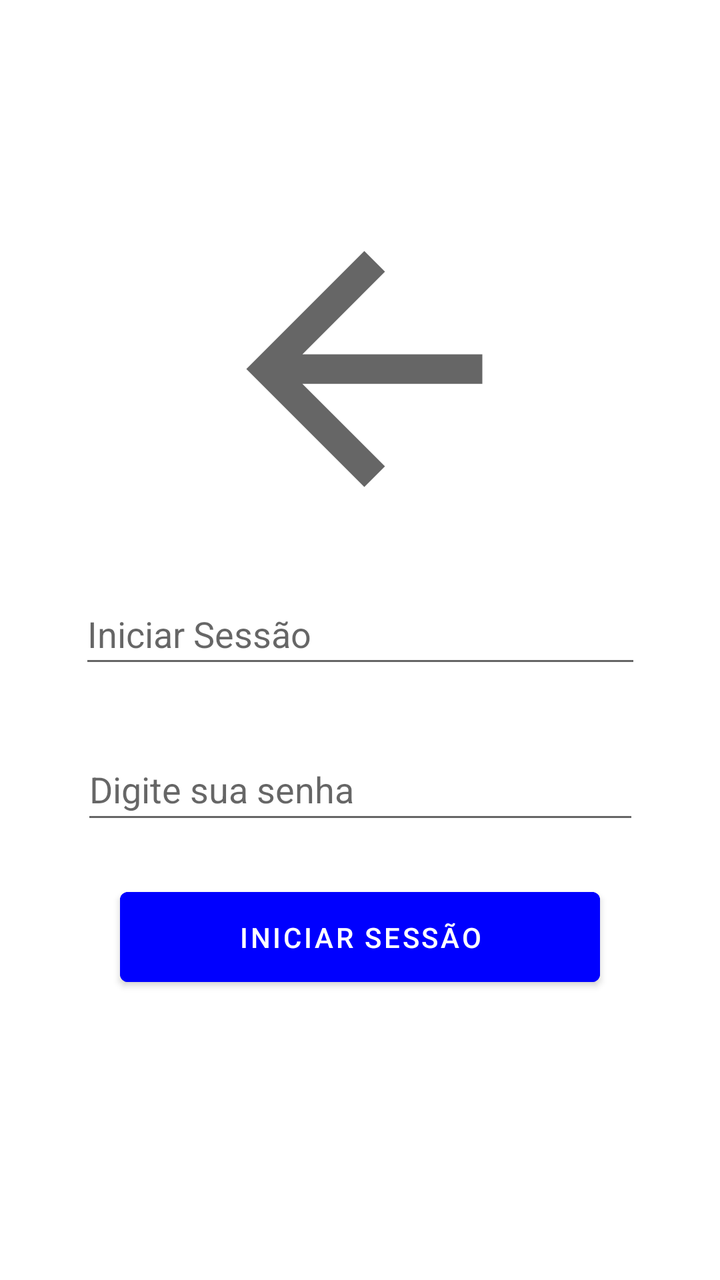
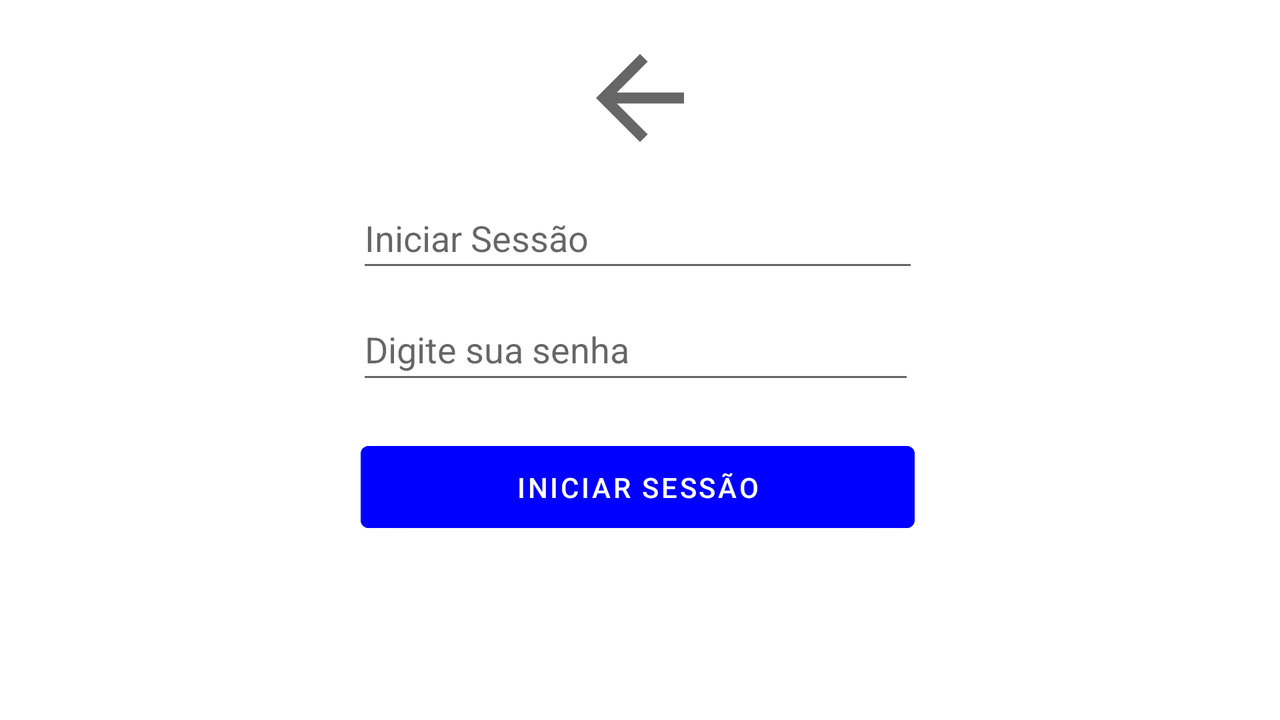

The same Android screen from two of the app's own layout files: first res/layout/ as a phone draws it, then the repository's variant for another configuration, drawn on a device whose configuration selects that folder. Both files follow.
<!-- AndroidManifest.xml: application theme Theme.AppFilmes -->
<!-- res/layout/activity_login.xml -->
<?xml version="1.0" encoding="utf-8"?>
<androidx.constraintlayout.widget.ConstraintLayout xmlns:android="http://schemas.android.com/apk/res/android"
    xmlns:app="http://schemas.android.com/apk/res-auto"
    xmlns:tools="http://schemas.android.com/tools"
    android:layout_width="match_parent"
    android:layout_height="match_parent">

    <Button
        android:id="@+id/btLogin"
        android:layout_width="240dp"
        android:layout_height="57dp"
        android:layout_marginTop="23dp"

        android:text="@string/login"
        android:textColor="#ffffff"
        android:backgroundTint="#00f"
        app:layout_constraintEnd_toEndOf="parent"
        app:layout_constraintStart_toStartOf="parent"
        app:layout_constraintTop_toBottomOf="@+id/tSenha" />

    <EditText
        android:id="@+id/tLogin"
        android:layout_width="281dp"
        android:layout_height="47dp"
        android:layout_marginTop="19dp"
        android:ems="10"
        android:inputType="textPersonName"
       android:hint="@string/login"
        app:layout_constraintEnd_toEndOf="parent"
        app:layout_constraintStart_toStartOf="parent"
        app:layout_constraintTop_toBottomOf="@+id/imageView" />

    <EditText
        android:id="@+id/tSenha"
        android:layout_width="279dp"
        android:layout_height="48dp"
        android:layout_marginTop="30dp"
        android:ems="10"
        android:hint="@string/hintSenha"
        android:inputType="textPassword"
        app:layout_constraintEnd_toEndOf="parent"
        app:layout_constraintStart_toStartOf="parent"
        app:layout_constraintTop_toBottomOf="@+id/tLogin" />

    <ImageView
        android:id="@+id/imageView"
        android:layout_width="398dp"
        android:layout_height="177dp"
        android:layout_marginTop="96dp"
        app:layout_constraintEnd_toEndOf="parent"
        app:layout_constraintHorizontal_bias="0.461"
        app:layout_constraintStart_toStartOf="parent"
        app:layout_constraintTop_toTopOf="parent"
        app:srcCompat="?attr/actionModeCloseDrawable" />

</androidx.constraintlayout.widget.ConstraintLayout>
<!-- resources referenced by this layout -->
<resources>
  <string name="hintSenha">Digite sua senha</string>
  <string name="login">Iniciar Sessão</string>
  <style name="Theme.AppFilmes" parent="Theme.MaterialComponents.DayNight.DarkActionBar">
          
          <item name="colorPrimary">#B3071B</item>
          <item name="colorPrimaryVariant">#B3071B</item>
          <item name="colorOnPrimary">@color/white</item>
          
          <item name="colorSecondary">@color/teal_200</item>
          <item name="colorSecondaryVariant">@color/teal_700</item>
          <item name="colorOnSecondary">@color/black</item>
          
          <item name="android:statusBarColor" tools:targetApi="l">?attr/colorPrimaryVariant</item>
          
      </style>
</resources>
<!-- res/layout-land/activity_login.xml (the repository's variant of the layout above) -->
<!-- drawn on the phone turned sideways -->
<?xml version="1.0" encoding="utf-8"?>
<androidx.constraintlayout.widget.ConstraintLayout xmlns:android="http://schemas.android.com/apk/res/android"
    xmlns:app="http://schemas.android.com/apk/res-auto"
    xmlns:tools="http://schemas.android.com/tools"
    android:layout_width="match_parent"
    android:layout_height="match_parent">

    <ImageView
        android:id="@+id/imageView"
        android:layout_width="219dp"
        android:layout_height="66dp"
        android:layout_marginTop="16dp"
        app:layout_constraintEnd_toEndOf="@+id/tLogin"
        app:layout_constraintHorizontal_bias="0.516"
        app:layout_constraintStart_toStartOf="@+id/tLogin"
        app:layout_constraintTop_toTopOf="parent"
        app:srcCompat="?attr/actionModeCloseDrawable" />

    <EditText
        android:id="@+id/tSenha"
        android:layout_width="279dp"
        android:layout_height="48dp"
        android:layout_marginTop="8dp"
        android:ems="10"
        android:hint="@string/hintSenha"
        android:inputType="textPassword"
        app:layout_constraintEnd_toEndOf="@+id/btLogin"
        app:layout_constraintHorizontal_bias="1.0"
        app:layout_constraintStart_toStartOf="@+id/btLogin"
        app:layout_constraintTop_toBottomOf="@+id/tLogin" />

    <EditText
        android:id="@+id/tLogin"
        android:layout_width="281dp"
        android:layout_height="47dp"
        android:layout_marginTop="12dp"
        android:ems="10"
        android:hint="@string/login"
        android:inputType="textPersonName"
        app:layout_constraintEnd_toEndOf="@+id/tSenha"
        app:layout_constraintHorizontal_bias="0.0"
        app:layout_constraintStart_toStartOf="@+id/tSenha"
        app:layout_constraintTop_toBottomOf="@+id/imageView" />

    <Button
        android:id="@+id/btLogin"
        android:layout_width="277dp"
        android:layout_height="53dp"
        android:layout_marginTop="20dp"

        android:backgroundTint="#00f"
        android:text="@string/login"
        android:textColor="#ffffff"
        app:layout_constraintEnd_toEndOf="parent"
        app:layout_constraintHorizontal_bias="0.497"
        app:layout_constraintStart_toStartOf="parent"
        app:layout_constraintTop_toBottomOf="@+id/tSenha" />

    <androidx.constraintlayout.widget.Barrier
        android:id="@+id/barrier"
        android:layout_width="wrap_content"
        android:layout_height="wrap_content"
        app:barrierDirection="left"
        app:constraint_referenced_ids="btLogin" />

</androidx.constraintlayout.widget.ConstraintLayout>
